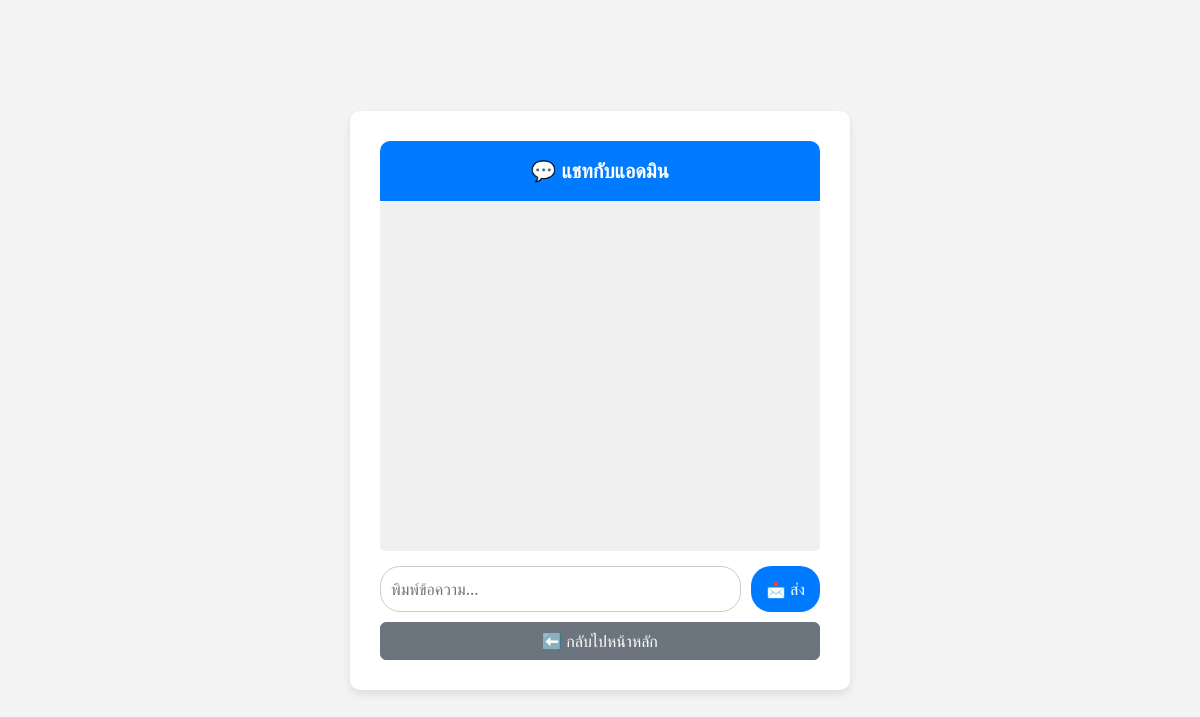
/chat/ (signed in), run on an earlier commit of the app's database.
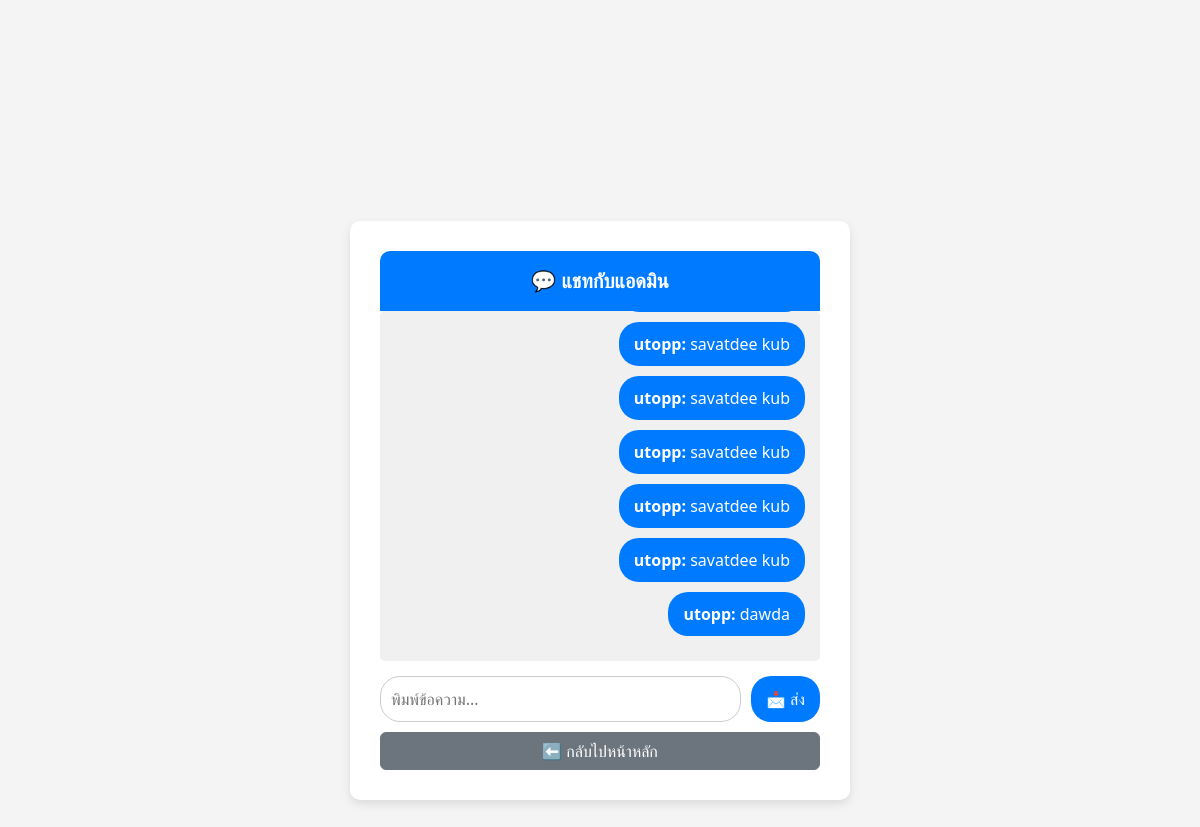
And on a later commit of the database.
### shop/models.py (models this page shows, shortened)
class ChatMessage(models.Model):
    sender = models.ForeignKey(settings.AUTH_USER_MODEL, on_delete=models.CASCADE, related_name="sent_messages")
    receiver = models.ForeignKey(settings.AUTH_USER_MODEL, on_delete=models.CASCADE, related_name="received_messages")
    message = models.TextField()
    timestamp = models.DateTimeField(auto_now_add=True)

### user/models.py (models this page shows, shortened)
class CustomUser(AbstractUser):
    full_name = models.CharField(max_length=255)  # ชื่อ-นามสกุล
    phone_number = models.CharField(max_length=15)  # เบอร์โทร
    email = models.EmailField(unique=True)  # อีเมล
    address = models.TextField(blank=True, null=True)  # ที่อยู่ (เป็นค่าว่างได้)
    zip_code = models.CharField(max_length=10, blank=True, null=True)  # รหัสไปรษณีย์ (เป็นค่าว่างได้)
    USERNAME_FIELD = "email"  # ✅ ใช้อีเมลเป็นตัวล็อกอินแทน
    REQUIRED_FIELDS = ["username", "full_name", "phone_number"]

### shop/views.py (the view, shortened to what this page needs)
# urls.py: path('chat/', views.user_chat, name='user_chat'),
@login_required
def user_chat(request):
    admin_user = User.objects.filter(is_superuser=True).first()  # ✅ ดึงแอดมินคนแรก
    if not admin_user:
        return render(request, 'shop/user_chat.html', {'error': "ไม่พบแอดมิน"})
    messages = ChatMessage.objects.filter(
        sender=request.user, receiver=admin_user
    ) | ChatMessage.objects.filter(sender=admin_user, receiver=request.user)
    messages = messages.order_by('timestamp')  # ✅ เรียงลำดับข้อความเก่า → ใหม่
    return render(request, 'shop/user_chat.html', {'messages': messages})

### shop/templates/shop/user_chat.html (shortened to what this page needs)
{% load static %}
<!DOCTYPE html>
<html lang="th">
<head>
    <link rel="stylesheet" href="https://cdn.jsdelivr.net/npm/bootstrap@5.3.0/dist/css/bootstrap.min.css">
</head>
<body>
    <div class="chat-container">
        <div class="chat-header">
            💬 แชทกับแอดมิน
        </div>
        <div class="chat-box" id="chatBox">
            {% for message in messages %}
            <div
                class="d-flex {% if message.sender == request.user %} justify-content-end {% else %} justify-content-start {% endif %}">
                <div
                    class="chat-bubble {% if message.sender == user %} user-message {% else %} admin-message {% endif %}">
                    <strong>{{ message.sender.username }}:</strong> {{ message.message }}
                </div>
            </div>
            {% endfor %}
        </div>
        <form id="chatForm" class="chat-input" method="post" action="{% url 'user_chat' %}">
            <input type="text" name="message" id="chatInput" placeholder="พิมพ์ข้อความ..." required>
            <button type="submit">📩 ส่ง</button>
        </form>
        <a href="{% url 'product_list' %}" class="btn btn-secondary btn-back">⬅️ กลับไปหน้าหลัก</a>
    </div>
</body>
</html>

What changed in the data, as far as the page shows it:
added ChatMessage: sender.username "utopp", message "savatdee kub"
added ChatMessage: sender.username "utopp", message "savatdee kub"
added ChatMessage: sender.username "utopp", message "savatdee kub"
added ChatMessage: sender.username "utopp", message "savatdee kub"
added ChatMessage: sender.username "utopp", message "savatdee kub"
added ChatMessage: sender.username "utopp", message "dawda"
